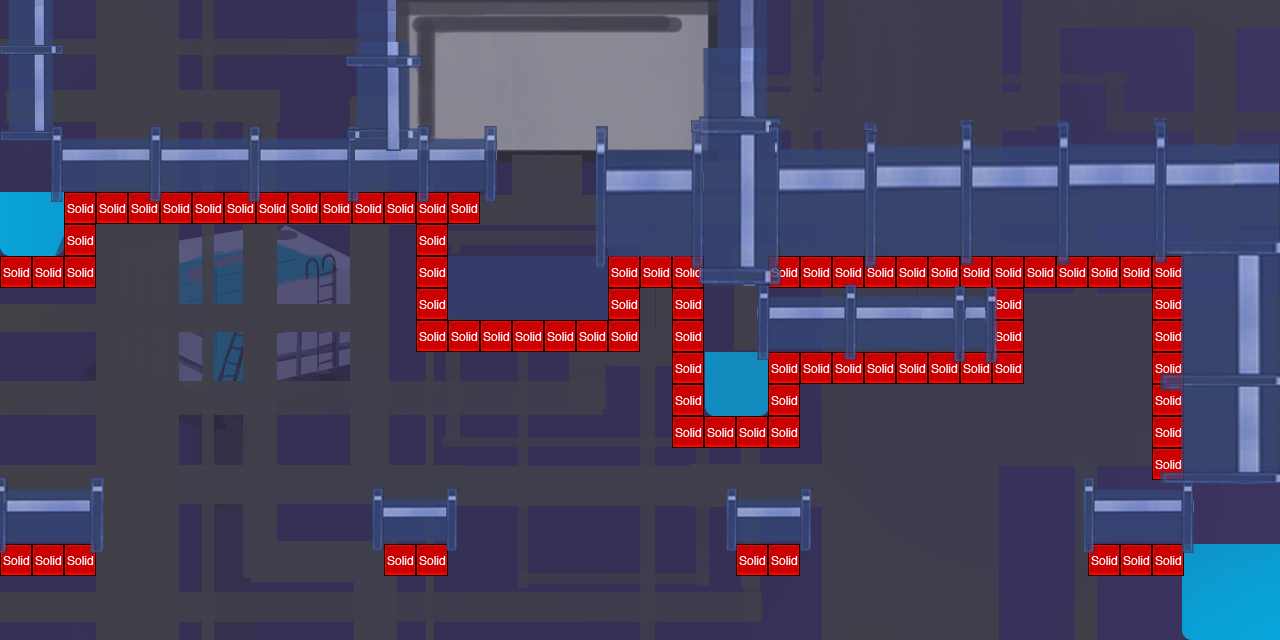

The image is a tile-based game level rendered from a .tmx file. Its description and source (layers, tilesets, objects; grid data summarised) follow:
An orthogonal 40x20 tile map with 32x32 px tiles, 1 tile layer (Collision), 2 image layers and 49 objects (17x OnOffEntity, 9x ButtonEntity, 9x PipeEntity, 5x OneClickEntity, 3x ManyClickEntity, ...).

<map version="1.0" orientation="orthogonal" width="40" height="20" tilewidth="32" tileheight="32" backgroundcolor="#09e7da">
 <tileset firstgid="1" name="metatiles32x32" tilewidth="32" tileheight="32">
  <image source="../img/map/metatiles32x32.png" width="160" height="32" />
  <tile id="0">
   <properties>
    <property name="type" value="solid" />
   </properties>
  </tile>
 </tileset>
 <imagelayer name="Background" width="40" height="20">
  <image source="../img/backgrounds/level_3_background.png" />
 </imagelayer>
 <layer name="Collision" width="40" height="20">
  <data>[800 cells, 79 non-empty, 1 distinct tile ids]</data>
 </layer>
 <objectgroup name="Entities" width="40" height="20">
  <!-- 39 objects omitted --></objectgroup>
 <objectgroup name="Player" width="40" height="20">
  <!-- 1 objects omitted --></objectgroup>
 <objectgroup name="Upper" width="40" height="20">
  <!-- 9 objects omitted --></objectgroup>
 <imagelayer name="Foreground" width="40" height="20">
  <image source="../img/backgrounds/level_3_transparent.png" />
 </imagelayer>
</map>
<!-- 49 of 49 objects omitted -->
